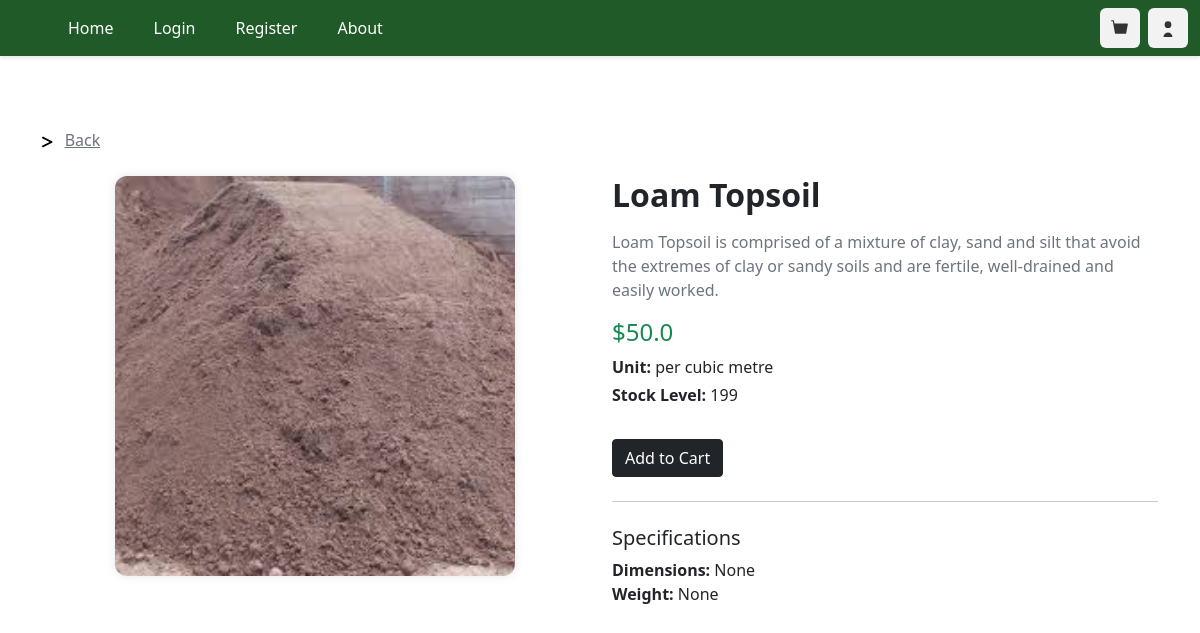
/product_view_1, run on an earlier commit of the app's database.
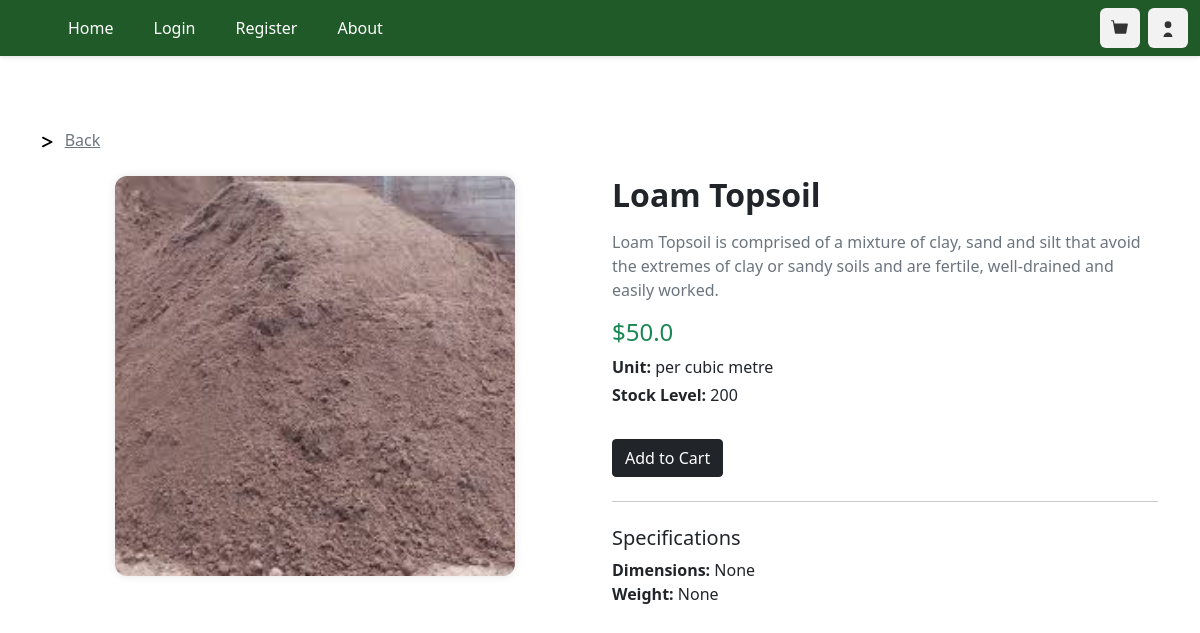
And on a later commit of the database.
### ORM/tables.py (models this page shows, shortened)
class Product(TimeStampedModel):
    __tablename__ = 'products'
    id = Column(Integer, primary_key=True, autoincrement=True)
    name = Column(String(100), nullable=False)
    description = Column(String, nullable=False)
    dimensions = Column(String(50), nullable=True)
    weight = Column(REAL, nullable=True)
    unit = Column(String(50), nullable=False)
    price = Column(REAL, nullable=False)
    stock_level = Column(Integer, nullable=False)
    category = Column(Integer, ForeignKey('categories.id'), nullable=False, index=True)
    image = Column(String(100), nullable=False)
    orders = Relationship('Order', back_populates='product')
    categories = Relationship('Category', back_populates='product')

### main.py (the view)
@limiter.limit(default)
@app.route("/product_view_<int:product_id>", methods=['POST', 'GET'])
def product_view(product_id):
    product_obj = get_product_by_id(product_id)
    if product_obj == None:
        abort(404)
    return render_template("product_view.html", product=product_obj)

### ORM/ORM_operations.py (called while the page is built)
def get_product_by_id(product_id:int):
    product = Product.query.filter(Product.id == product_id).first()
    if product is None:
       raise Exception('Valid product expected but NoneType was given')
    return product

### main.py (called while the page is built)
@app.after_request
def add_security_headers(resp):
    resp.headers['Content-Security-Policy'] =  "default-src 'self'; object-src 'none'; base-uri 'none';" #prevents inline scripts from running and objects
    resp.headers['X-Content-Type-Options'] = 'nosniff' #forces the browser to honour the content type instead of auto detecting
    resp.headers['X-Frame-Options'] = 'SAMEORIGIN' #prevents external sites from embedding this site in iframe, helping prevent clickjacking
    return resp

### templates/product_view.html (shortened to what this page needs)
{% extends "base.html" %}
{% block content %}
<div class="container my-5" style="padding-top: 5rem">
    <svg xmlns="http://www.w3.org/2000/svg" height="14" width="10.5" viewBox="0 0 384 512">
        <path d="M3.4 81.7c-7.9 15.8-1.5 35 14.3 42.9L280.5 256 17.7 387.4C1.9 395.3-4.5 414.5 3.4 430.3s27.1 22.2 42.9 14.3l320-160c10.8-5.4 17.7-16.5 17.7-28.6s-6.8-23.2-17.7-28.6l-320-160c-15.8-7.9-35-1.5-42.9 14.3z"/>
    </svg>
    <a href="/" class="text-muted px-2">Back</a>
    <div class="row mt-4">
        <div class="col-md-6 d-flex align-items-start justify-content-center">
            <div style="width: 400px; height: 400px; overflow: hidden; border-radius: 0.75rem; box-shadow: 0 0 10px rgba(0,0,0,0.1);">
                <img src="{{ product.image }}" alt="{{ product.name }}"
                     style="width: 100%; height: 100%; object-fit: cover;">
            </div>
        </div>
        <div class="col-md-6">
            <h2 class="fw-bold mb-3">{{ product.name }}</h2>
            <p class="text-muted">{{ product.description }}</p>
            <h4 class="text-success">${{ product.price }}</h4>
            <p class="mb-1"><strong>Unit:</strong> {{ product.unit }}</p>
            <p><strong>Stock Level:</strong> {{ product.stock_level }}</p>
            <button class="btn btn-dark mt-3" id="add_to_cart">
                 Add to Cart
            </button>
            <hr class="my-4">
            <h5>Specifications</h5>
            <ul class="list-unstyled">
                <li><strong>Dimensions:</strong> {{ product.dimensions }}</li>
                <li><strong>Weight:</strong> {{ product.weight }}</li>
            </ul>
        </div>
    </div>
</div>
{% endblock %}

### templates/base.html (shortened to what this page needs)
<!doctype html>
<html lang="en">
  <head>
    <link href="https://cdn.jsdelivr.net/npm/bootstrap@5.0.2/dist/css/bootstrap.min.css" rel="stylesheet">
  </head>
  <body>
    <nav class="navbar navbar-expand-sm navbar-custom fixed-top">
      <div class="container-fluid">
        <div class="collapse navbar-collapse" id="navbarNav">
          <ul class="navbar-nav me-auto mb-2 mb-sm-0 gap-4 ps-5">
            <li class="nav-item"><a class="nav-link" href="/">Home</a></li>
            <li class="nav-item"><a class="nav-link" href="{{ url_for('login') }}">Login</a></li>
            <li class="nav-item"><a class="nav-link" href="{{ url_for('register') }}">Register</a></li>
            <li class="nav-item"><a class="nav-link" href="{{ url_for('about_page') }}">About</a></li>
          </ul>
          <div class="d-flex align-items-center">
            <a href="{{ url_for('shopping_cart_page') }}" class="icon-btn">
              <svg xmlns="http://www.w3.org/2000/svg" width="18" height="18" fill="#333" class="bi bi-cart" viewBox="0 0 16 16">
                <path d="M0 1.5A.5.5 0 0 1 .5 1h1.528a.5.5 0 0 1 .49.379L3.14 4H14.5a.5.5 0 0 1 .491.592l-1.5 8A.5.5 0 0 1 13 13H4a.5.5 0 0 1-.49-.408L1.61 2H.5a.5.5 0 0 1-.5-.5z"/>
              </svg>
            </a>
            <a href="/dashboard" class="icon-btn">
              <svg xmlns="http://www.w3.org/2000/svg" width="18" height="18" fill="#333" class="bi bi-person" viewBox="0 0 16 16">
                <path d="M8 8a3 3 0 1 0 0-6 3 3 0 0 0 0 6zm4 8c0 1-1 1-1 1H5s-1 0-1-1 1-4 4-4 4 3 4 4z"/>
              </svg>
            </a>
          </div>
        </div>
      </div>
    </nav>
    {% block content %}{% endblock %}
  </body>
</html>

### templates/base.html (style rules this page uses)
.navbar-custom { background-color: #205A28; box-shadow: 0 2px 4px rgba(0, 0, 0, 0.1); }
.nav-link { color: #ffff; }
.icon-btn { background-color: #f2f2f2; border: none; border-radius: 0.375rem; width: 40px; height: 40px; display: flex; align-items: center; justify-content: center; margin-left: 8px; transition: background-color 0.2s; }

What changed in the data, as far as the page shows it:
changed Product "Loam Topsoil": stock_level "199" → "200"
